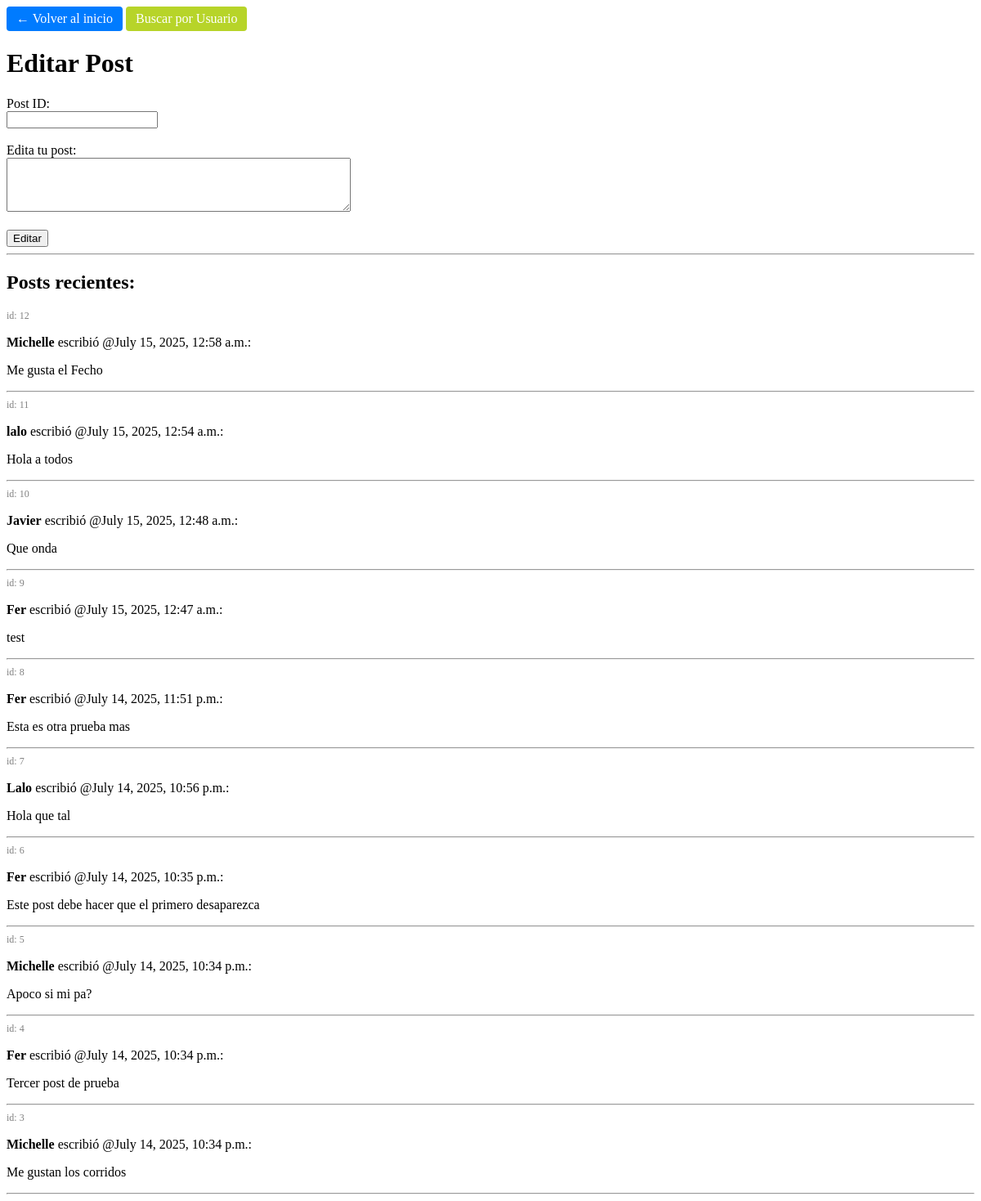
/blog/posts/update, run on an earlier commit of the app's database.
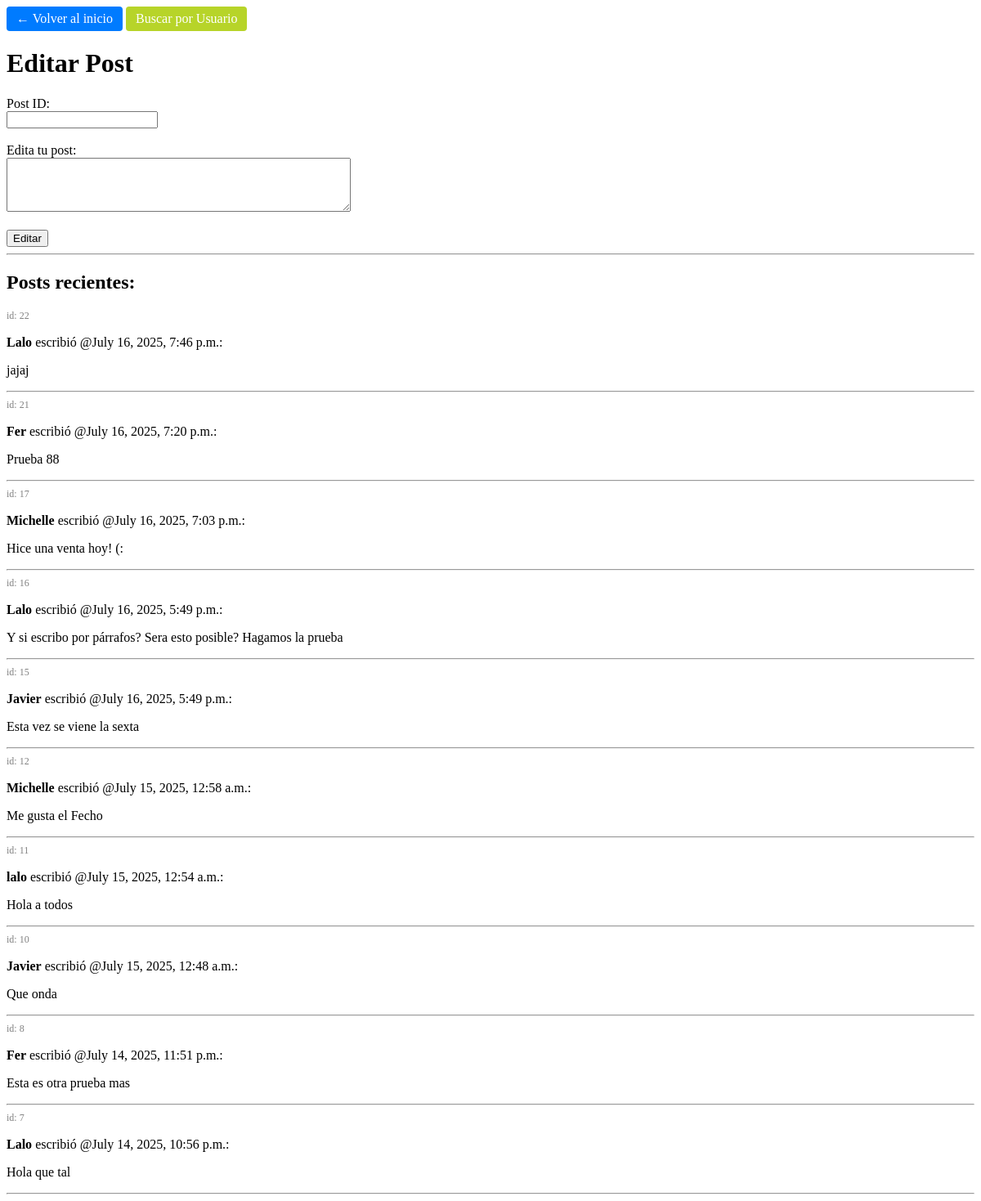
And on a later commit of the database.
### blog/models.py (models this page shows, shortened)
class Post(models.Model):
    user = models.CharField(max_length=100)
    contenido = models.TextField()
    fecha = models.DateTimeField(auto_now_add=True)
    modificado = models.BooleanField(default=False)

### blog/views.py (the view, shortened to what this page needs)
# urls.py: path('posts/update', views.update_post_by_id, name='update_posts'),
def update_post_by_id(request):
    redirect_html = 'blog/update_posts.html'
    posts = get_posts(total_posts=10)  # ultimos 10
    return render(
        request, redirect_html,
        {
            'modified': False,
            'posts': posts
        }
    )

### blog/views.py (called while the page is built)
def get_posts(all_posts=False, total_posts=0):
    if all_posts:
        return Post.objects.all().order_by('-fecha')  # mas recientes primero
    if total_posts < 0:
        return HttpResponseBadRequest("total_posts should be greater than Zero")  # noqa
    return Post.objects.all().order_by('-fecha')[:total_posts]

### blog/templates/blog/update_posts.html (shortened to what this page needs)
<!DOCTYPE html>
<html lang="es">
  <head>
  </head>
  <body>
    <a
      href="{% url 'home' %}"
      style="
        display: inline-block;
        padding: 6px 12px;
        background-color: #007bff;
        color: white;
        text-decoration: none;
        border-radius: 4px;
      "
      >← Volver al inicio</a
    >
    <a
      href="{% url 'search_by_user' %}"
      style="
        display: inline-block;
        padding: 6px 12px;
        background-color: rgb(183, 212, 41);
        color: white;
        text-decoration: none;
        border-radius: 4px;
      "
      >Buscar por Usuario</a
    >
    <h1>Editar Post</h1>
    <form method="POST">
      <label for="post_id">Post ID:</label><br />
      <input type="text" id="post_id" name="post_id" required /><br /><br />
      <label for="new_comment">Edita tu post:</label><br />
      <textarea
        id="new_comment"
        name="new_comment"
        rows="4"
        cols="50"
        required
      ></textarea
      ><br /><br />
      <button type="submit">Editar</button>
    </form>
    <hr />
    <h2>Posts recientes:</h2>
    {% for post in posts %}
    <p style="font-size: 12px; color: gray; text-align: left; margin: 0">
      id: {{ post.id }}
    </p>
    {% if post.modificado %}
    <p>
      <strong>{{ post.user }}</strong> escribió @{{ post.fecha }}
      <span style="font-style: italic; color: gray; font-size: 0.9em"
        >(editado)</span
      >:
    </p>
    {% else %}
    <p><strong>{{ post.user }}</strong> escribió @{{ post.fecha }}:</p>
    {% endif %}
    <p>{{ post.contenido }}</p>
    <hr />
    {% empty %}
    <p>No hay posts todavía.</p>
    {% endfor %}
  </body>
</html>

What changed in the data, as far as the page shows it:
removed Post: id "9", user "Fer", fecha "July 15, 2025, 12:47 a.m.", contenido "test"
no longer on this page (row unchanged): Post: id "6", user "Fer", fecha "July 14, 2025, 10:35 p.m.", contenido "Este post debe hacer que el primero desaparezca"
no longer on this page (row unchanged): Post: id "5", user "Michelle", fecha "July 14, 2025, 10:34 p.m.", contenido "Apoco si mi pa?"
no longer on this page (row unchanged): Post: id "4", user "Fer", fecha "July 14, 2025, 10:34 p.m.", contenido "Tercer post de prueba"
no longer on this page (row unchanged): Post: id "3", user "Michelle", fecha "July 14, 2025, 10:34 p.m.", contenido "Me gustan los corridos"
added Post: id "22", user "Lalo", fecha "July 16, 2025, 7:46 p.m.", contenido "jajaj"
added Post: id "21", user "Fer", fecha "July 16, 2025, 7:20 p.m.", contenido "Prueba 88"
added Post: id "17", user "Michelle", fecha "July 16, 2025, 7:03 p.m.", contenido "Hice una venta hoy! (:"
added Post: id "16", user "Lalo", fecha "July 16, 2025, 5:49 p.m.", contenido "Y si escribo por párrafos? Sera esto posible? Hagamos la prueba"
added Post: id "15", user "Javier", fecha "July 16, 2025, 5:49 p.m.", contenido "Esta vez se viene la sexta"
